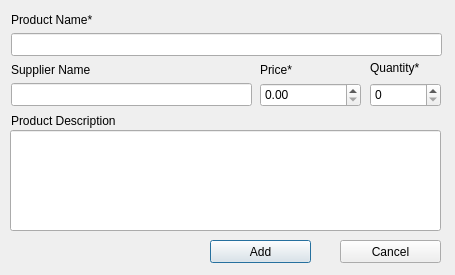
<?xml version="1.0" encoding="UTF-8"?>
<ui version="4.0">
 <class>Product</class>
 <widget class="QDialog" name="Product">
  <property name="windowModality">
   <enum>Qt::ApplicationModal</enum>
  </property>
  <property name="geometry">
   <rect>
    <x>0</x>
    <y>0</y>
    <width>455</width>
    <height>275</height>
   </rect>
  </property>
  <property name="windowTitle">
   <string>Product</string>
  </property>
  <widget class="QLabel" name="productNameLabel">
   <property name="geometry">
    <rect>
     <x>11</x>
     <y>12</y>
     <width>101</width>
     <height>16</height>
    </rect>
   </property>
   <property name="text">
    <string>Product Name*</string>
   </property>
  </widget>
  <widget class="QLineEdit" name="productNameLineEdit">
   <property name="geometry">
    <rect>
     <x>11</x>
     <y>33</y>
     <width>431</width>
     <height>23</height>
    </rect>
   </property>
  </widget>
  <widget class="QLabel" name="supplierNameLabel">
   <property name="geometry">
    <rect>
     <x>11</x>
     <y>62</y>
     <width>89</width>
     <height>16</height>
    </rect>
   </property>
   <property name="text">
    <string>Supplier Name</string>
   </property>
  </widget>
  <widget class="QLabel" name="priceLabel">
   <property name="geometry">
    <rect>
     <x>260</x>
     <y>60</y>
     <width>41</width>
     <height>20</height>
    </rect>
   </property>
   <property name="text">
    <string>Price*</string>
   </property>
  </widget>
  <widget class="QLabel" name="quanitityLabel">
   <property name="geometry">
    <rect>
     <x>370</x>
     <y>60</y>
     <width>61</width>
     <height>16</height>
    </rect>
   </property>
   <property name="text">
    <string>Quantity*</string>
   </property>
  </widget>
  <widget class="QLabel" name="productDescpnLabel">
   <property name="geometry">
    <rect>
     <x>11</x>
     <y>113</y>
     <width>119</width>
     <height>16</height>
    </rect>
   </property>
   <property name="text">
    <string>Product Description</string>
   </property>
  </widget>
  <widget class="QLineEdit" name="supplierNameLineEdit">
   <property name="geometry">
    <rect>
     <x>11</x>
     <y>83</y>
     <width>241</width>
     <height>23</height>
    </rect>
   </property>
  </widget>
  <widget class="QSpinBox" name="quanititySpinBox">
   <property name="geometry">
    <rect>
     <x>370</x>
     <y>83</y>
     <width>71</width>
     <height>24</height>
    </rect>
   </property>
   <property name="maximum">
    <number>100000000</number>
   </property>
  </widget>
  <widget class="QDoubleSpinBox" name="priceDoubleSpinBox">
   <property name="geometry">
    <rect>
     <x>260</x>
     <y>83</y>
     <width>101</width>
     <height>24</height>
    </rect>
   </property>
   <property name="maximum">
    <double>1000000000.000000000000000</double>
   </property>
  </widget>
  <widget class="QPushButton" name="addProductInPushButton">
   <property name="geometry">
    <rect>
     <x>210</x>
     <y>240</y>
     <width>101</width>
     <height>23</height>
    </rect>
   </property>
   <property name="sizePolicy">
    <sizepolicy hsizetype="Expanding" vsizetype="Fixed">
     <horstretch>0</horstretch>
     <verstretch>0</verstretch>
    </sizepolicy>
   </property>
   <property name="text">
    <string>Add</string>
   </property>
  </widget>
  <widget class="QPushButton" name="cancelAddProductPushButton">
   <property name="geometry">
    <rect>
     <x>340</x>
     <y>240</y>
     <width>101</width>
     <height>23</height>
    </rect>
   </property>
   <property name="text">
    <string>Cancel</string>
   </property>
  </widget>
  <widget class="QLineEdit" name="productDescpnLineEdit">
   <property name="geometry">
    <rect>
     <x>10</x>
     <y>130</y>
     <width>431</width>
     <height>101</height>
    </rect>
   </property>
   <property name="layoutDirection">
    <enum>Qt::LeftToRight</enum>
   </property>
   <property name="alignment">
    <set>Qt::AlignLeading|Qt::AlignLeft|Qt::AlignTop</set>
   </property>
  </widget>
  <zorder>productDescpnLineEdit</zorder>
  <zorder>productNameLabel</zorder>
  <zorder>productNameLineEdit</zorder>
  <zorder>supplierNameLabel</zorder>
  <zorder>priceLabel</zorder>
  <zorder>quanitityLabel</zorder>
  <zorder>productDescpnLabel</zorder>
  <zorder>supplierNameLineEdit</zorder>
  <zorder>quanititySpinBox</zorder>
  <zorder>priceDoubleSpinBox</zorder>
  <zorder>addProductInPushButton</zorder>
  <zorder>cancelAddProductPushButton</zorder>
 </widget>
 <resources/>
 <connections/>
</ui>
